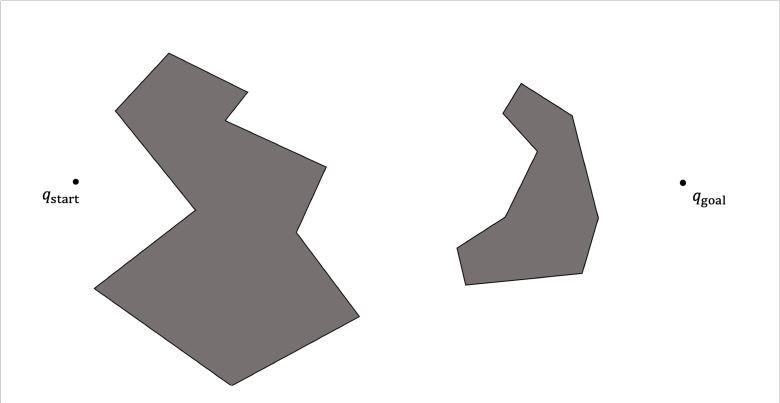
#> input picture Bug Problem.jpg, 780 x 403 px
$ python process_image.py
#> lines starting #> are read from the running program, lines starting #| are printed output that depends on the picture; after the words box and inside, x2 and y2 are one past the last pixel; in counts of white or black regions, pixels touching at a corner belong together
from bugs import find_line_equation
import matplotlib.pyplot as plt
import numpy as np
import cv2

image_path = "Bug Problem.jpg"
img = cv2.imread(image_path)
#> img is the input picture: shape (403, 780, 3); mean B, G, R 226.1, 226.1, 227.3
IMAGE = cv2.flip(img, 0)
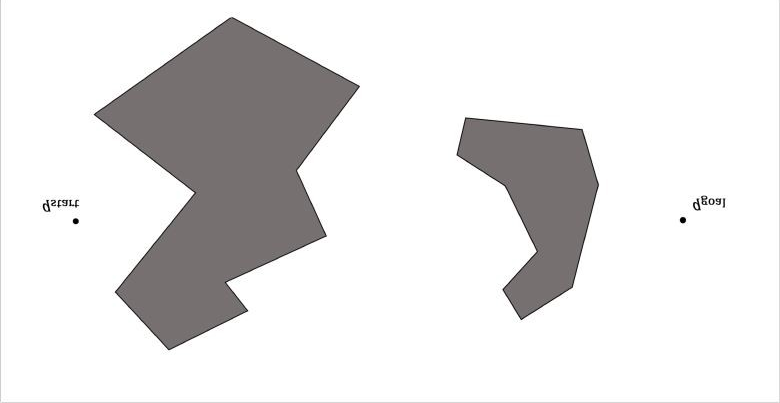
#> IMAGE: shape (403, 780, 3); mean B, G, R 226.1, 226.1, 227.3
start_point = [75, 223]
goal_point = [682, 221]


def find_contours(image):
    gray = cv2.cvtColor(image, cv2.COLOR_BGR2GRAY)
    blurred = cv2.GaussianBlur(gray, (5, 5), 0)
    edged = cv2.Canny(blurred, 50, 150)
    contours, _ = cv2.findContours(edged, cv2.RETR_EXTERNAL, cv2.CHAIN_APPROX_SIMPLE)
    filtered_contours = [contour for contour in contours if cv2.contourArea(contour) > 200]
    return filtered_contours


def find_vertices(contour):
    epsilon = 0.005 * cv2.arcLength(contour, True)  # Adjust the epsilon parameter as needed
    polygon = cv2.approxPolyDP(contour, epsilon, True)
    vertices = polygon.squeeze()
    return np.vstack([vertices, vertices[0]])


def find_edges(image):
    edges = []
    contours = find_contours(image)
    for contour in contours:
        vertices = find_vertices(contour)
        for ind in range(len(vertices) - 1):
            edges.append(find_line_equation(vertices[ind], vertices[ind + 1]))
    return edges


if __name__ == "__main__":
    gray_ = cv2.cvtColor(IMAGE, cv2.COLOR_BGR2GRAY)
    blurred_ = cv2.GaussianBlur(gray_, (5, 5), 0)
    edged_ = cv2.Canny(blurred_, 50, 150)
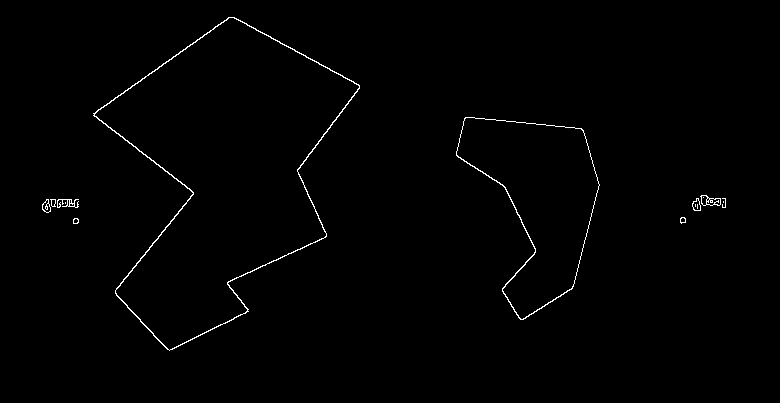
#> edged_: shape (403, 780); 0.79% white in thin lines or dots, all inside (x1, y1, x2, y2) = (42, 17, 726, 351)

    # plt.figure()
    # plt.imshow(cv2.cvtColor(image, cv2.COLOR_BGR2RGB), origin='upper')
    contours_ = find_contours(IMAGE)
#> in find_contours, `contours, _ = cv2.findContours(edged, cv2.RETR_EXTERNAL, cv2.CHAIN_APP..`: contours = 12 contours, 3 with area under 20; largest, box (x1, y1, x2, y2) and area: (93, 17, 360, 351) 46400, (456, 117, 600, 320) 15579, (700, 195, 721, 206) 142, (42, 199, 51, 213) 73, (692, 198, 701, 211) 70
#> in find_contours, `filtered_contours = [contour for contour in contours if cv2.contourAre..`: filtered_contours = 2 contours; box (x1, y1, x2, y2) and area: (93, 17, 360, 351) 46400, (456, 117, 600, 320) 15579
#> contours_ has the same summary as filtered_contours in find_contours
    cv2.drawContours(IMAGE, contours_, -1, (0, 255, 0), 2)
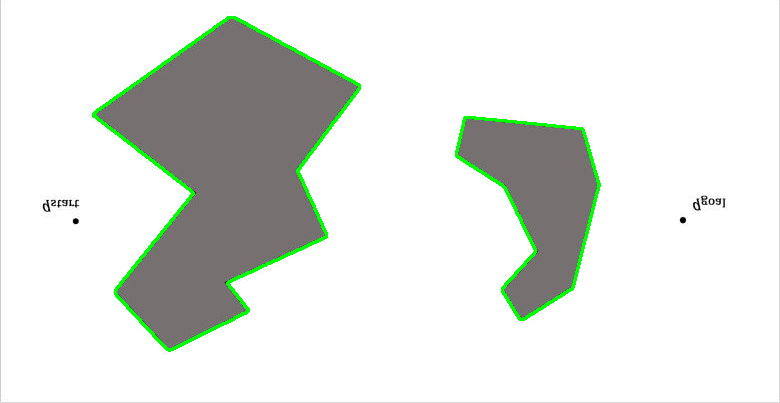
#> IMAGE: shape (403, 780, 3); 1.86% of pixels changed, all inside (x1, y1, x2, y2) = (92, 16, 601, 352)

    plt.figure()
    plt.subplot(221)
    plt.imshow(gray_, cmap='gray')
    plt.title('Greyscale Image')
    plt.gca().invert_yaxis()

    plt.subplot(222)
    plt.imshow(blurred_, cmap='gray')
    plt.title('Blurred Image')
    plt.gca().invert_yaxis()

    plt.subplot(223)
    plt.imshow(edged_, cmap='gray')
    plt.title('Edged Image')
    plt.gca().invert_yaxis()

    # Create a new subplot for the polygon
    plt.subplot(224)
    plt.imshow(cv2.cvtColor(IMAGE, cv2.COLOR_BGR2RGB))
    plt.title('Detected Polygons')

    for contour_ in contours_:
        vertices_ = find_vertices(contour_)
        polygon_x, polygon_y = zip(*vertices_)
        plt.plot(polygon_x, polygon_y, marker='o', linestyle='-', color='red')
        plt.plot([start_point[0], goal_point[0]], [start_point[1], goal_point[1]], marker='o', linestyle='--', color='blue')
#> this loop made 2 passes
#> (epsilon in find_vertices, polygon_x, polygon_y) on passes 1 to 2: (3.16, (465, 456, 505, 535, 502, 523, 572, 599, 581, 465), (117, 155, 188, 249, 288, 319, 288, 185, 128, 117)), (5.61, (234, 93, 193, 115, 169, 248, 229, 326, 297, 359, 234), (17, 113, 193, 290, 350, 311, 281, 236, 170, 88, 17))
    plt.tight_layout()
    plt.gca().invert_yaxis()
    plt.show()
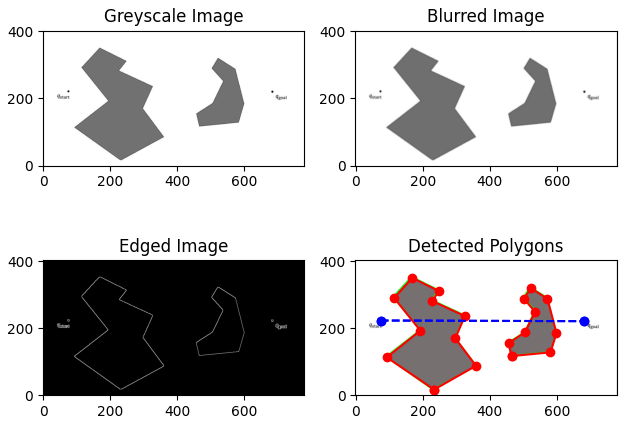
#> figure drawn by matplotlib, 4 panels
